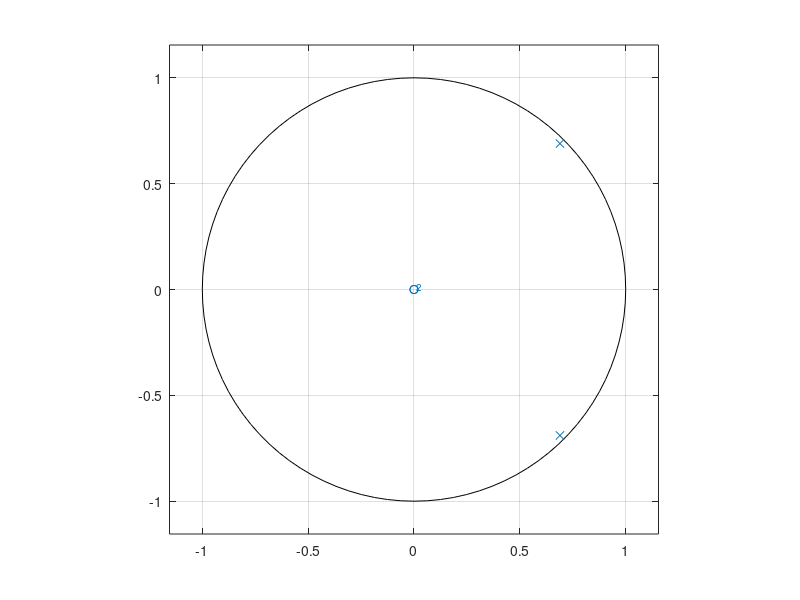
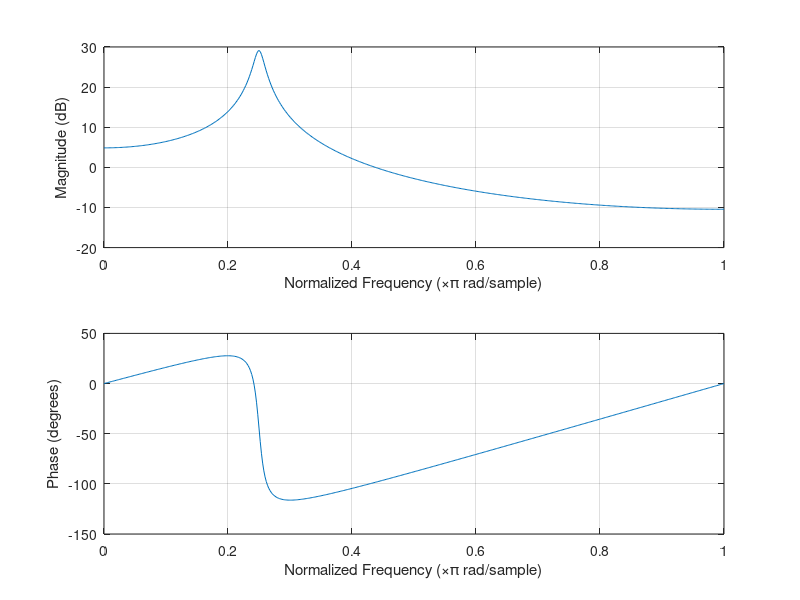
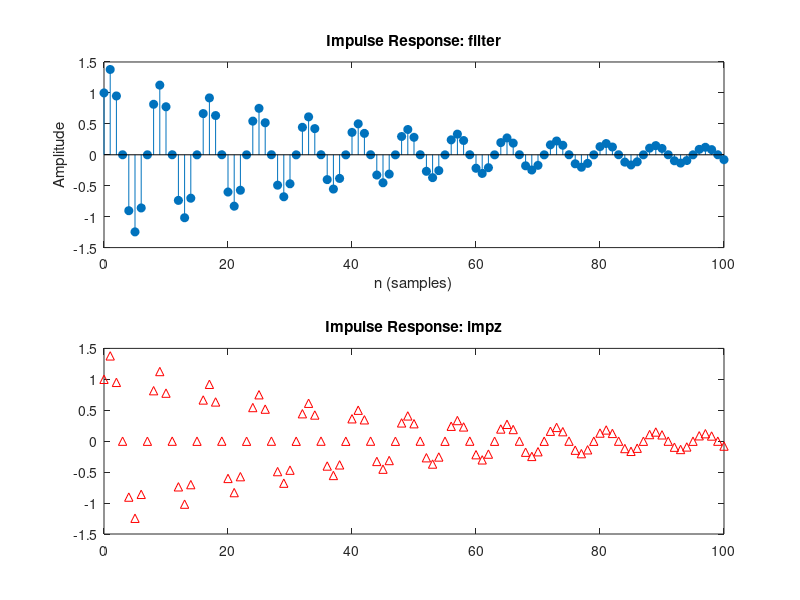

These charts were generated, in order, by the following MATLAB code:
clear; clc; close all;

a = [1, -1.3789, 0.9506];

% Compute peak frequency
p = roots(a);
fprintf("Frequency: %f = %f * pi\n", angle(p(1)), angle(p(1)) / pi);

% Draw zero and pole points
figure;
zplane(1, a);

% Draw amplitude and phase with regard to frequency
figure;
freqz(1, a);

% Draw impulse response
figure;
% Use filter to generate impulse response
subplot(2, 1, 1);
n = (0:100)';
x = (n == 0);
y = filter(1, a, x);
stem(n, y, 'filled');
title('Impulse Response: filter');
xlabel('n (samples)');
ylabel('Amplitude');
% Use impz
subplot(2, 1, 2);
impz(1, a, 101);
title('Impulse Response: impz');
